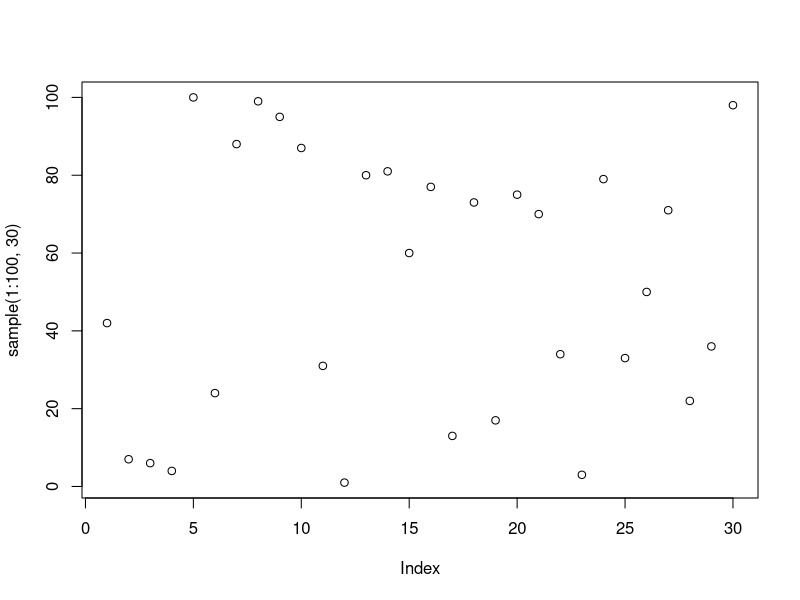

Write the R code that produced this figure.
## ---- chunk 1
1 + 1
## ---- chunk 2
plot(sample(1:100, 30))
